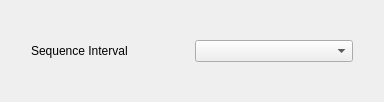
<?xml version="1.0" encoding="UTF-8"?>
<ui version="4.0">
 <class>Sequence</class>
 <widget class="QWidget" name="Sequence">
  <property name="geometry">
   <rect>
    <x>0</x>
    <y>0</y>
    <width>384</width>
    <height>102</height>
   </rect>
  </property>
  <property name="windowTitle">
   <string>Dialog</string>
  </property>
  <layout class="QGridLayout" name="gridLayout">
   <item row="0" column="0">
    <widget class="QWidget" name="widget_background" native="true">
     <layout class="QHBoxLayout" name="horizontalLayout">
      <property name="leftMargin">
       <number>20</number>
      </property>
      <property name="topMargin">
       <number>20</number>
      </property>
      <property name="rightMargin">
       <number>20</number>
      </property>
      <property name="bottomMargin">
       <number>20</number>
      </property>
      <item>
       <widget class="QLabel" name="label">
        <property name="text">
         <string>Sequence Interval</string>
        </property>
       </widget>
      </item>
      <item>
       <widget class="ComboBox" name="comboBox_interval"/>
      </item>
     </layout>
    </widget>
   </item>
  </layout>
 </widget>
 <customwidgets>
  <customwidget>
   <class>ComboBox</class>
   <extends>QComboBox</extends>
   <header>combobox.h</header>
  </customwidget>
 </customwidgets>
 <resources/>
 <connections/>
</ui>
